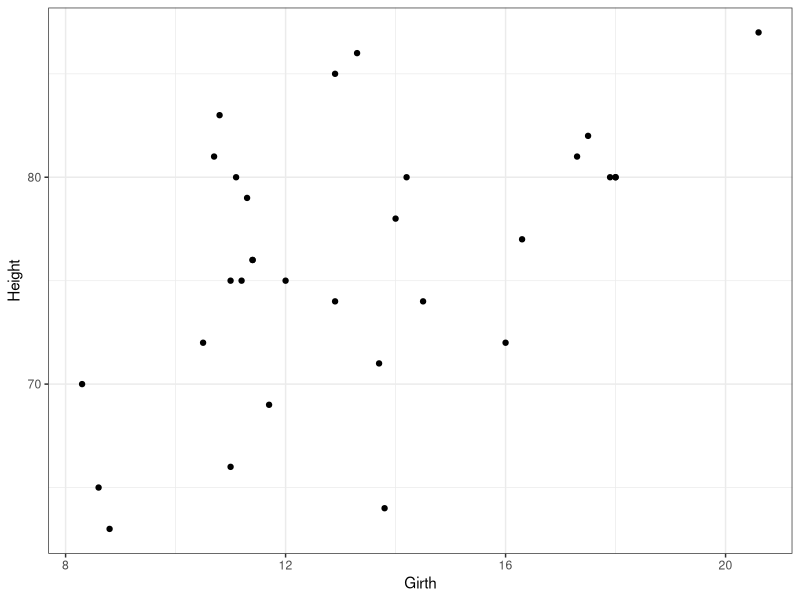
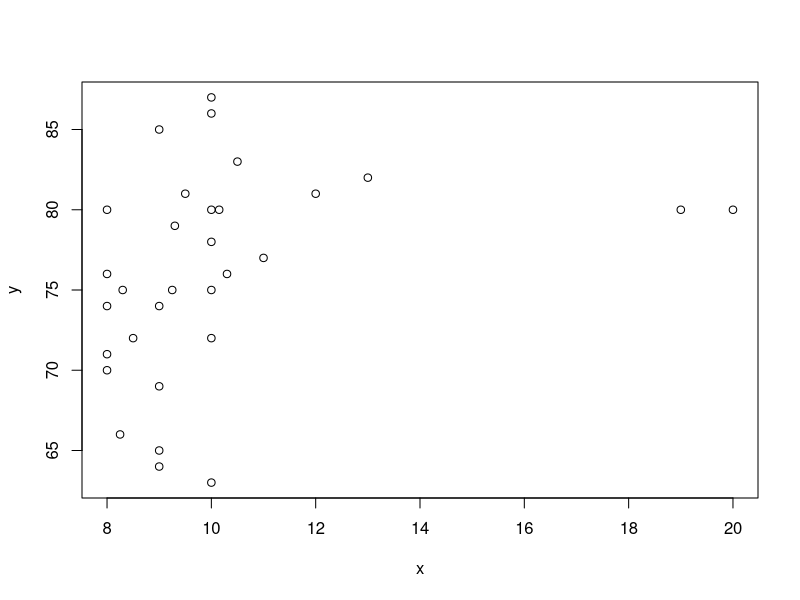
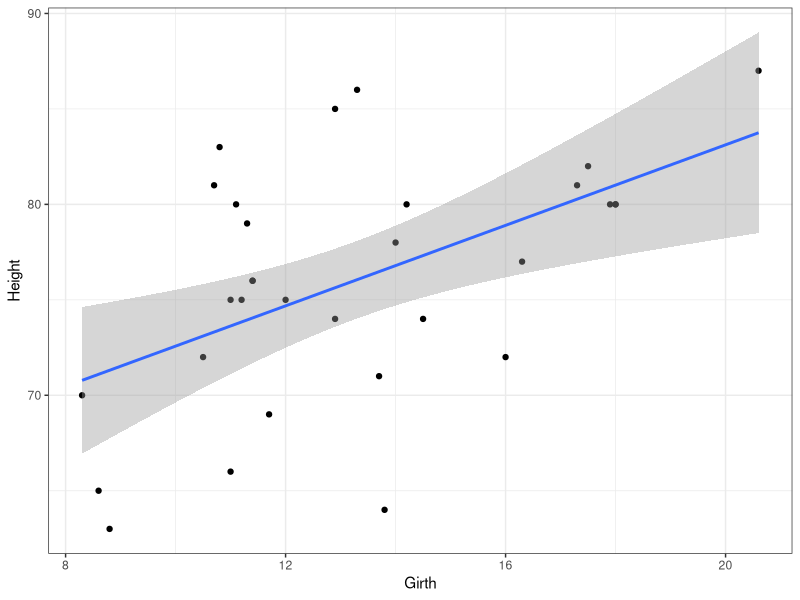
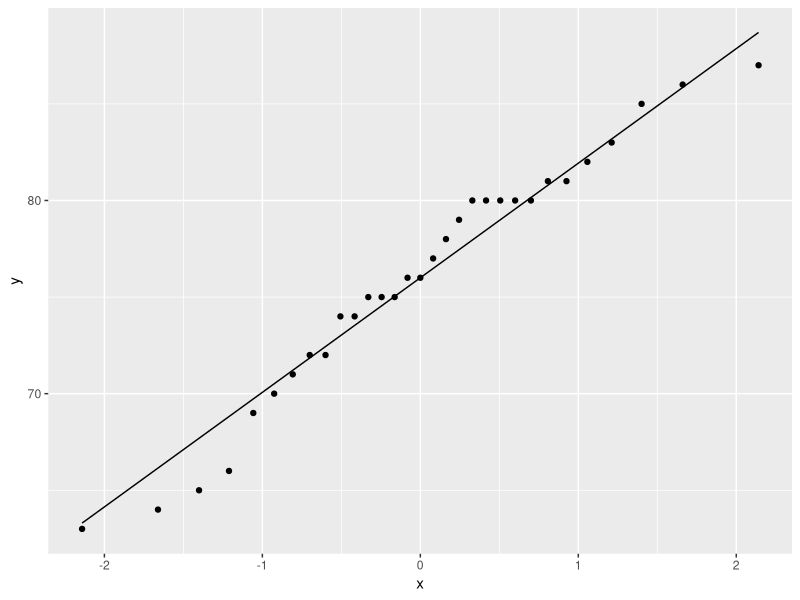
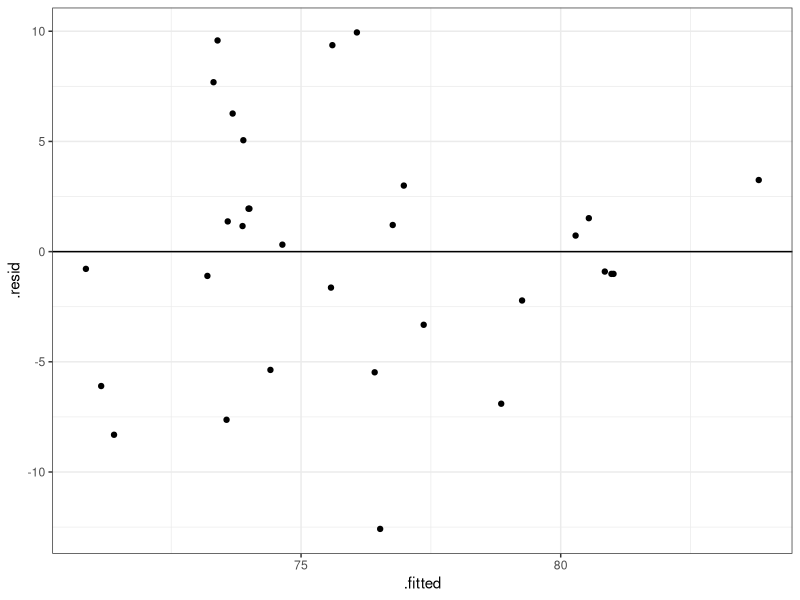

Reproduce these figures in R, in order.
## ---- chunk 1
knitr::opts_chunk$set(echo = TRUE)
library(tidyverse)
data("trees")
## ---- chunk 2
names(trees)
dim(trees)
head(trees)
## ---- chunk 3
ggplot(trees,
       aes(x = Girth,
           y = Height)) +
  geom_point() +
  theme_bw()
## ---- chunk 4
y = trees$Height
x = c(8, 9, 10,
      8.5, 9.5, 10.5,
      8.25, 9.25, 10.15,
      8.3, 9.3, 10.3,
      8, 9, 10,
      8, 9, 10,
      8, 9, 10,
      8, 9, 10,
      11, 12, 13,
      10, 20, 19, 10)

plot(y~x)
## ---- chunk 5
ggplot(trees,
       aes(x = Girth,
           y = Height)) +
  geom_point() +
  geom_smooth(method = "lm") +
  theme_bw()
## ---- chunk 6
ggplot(trees,
       aes(sample = Height)) +
  stat_qq()+
  stat_qq_line()
## ---- chunk 7
tree_lm <- lm(Height ~ Girth, data = trees)
## ---- chunk 8
ggplot(tree_lm,
       aes(x = .fitted, y = .resid)) +
    geom_point(
      position = position_jitter(
        width = 0.1,
        height = 0)) +
    geom_hline(yintercept = 0) +
  theme_bw()
## ---- chunk 9
anova(tree_lm)
## ---- chunk 10
summary(tree_lm)
## ---- chunk 11
62.03 + 1.05 * 19.75
## ---- chunk 12
(76 - 62.03) / 1.05
